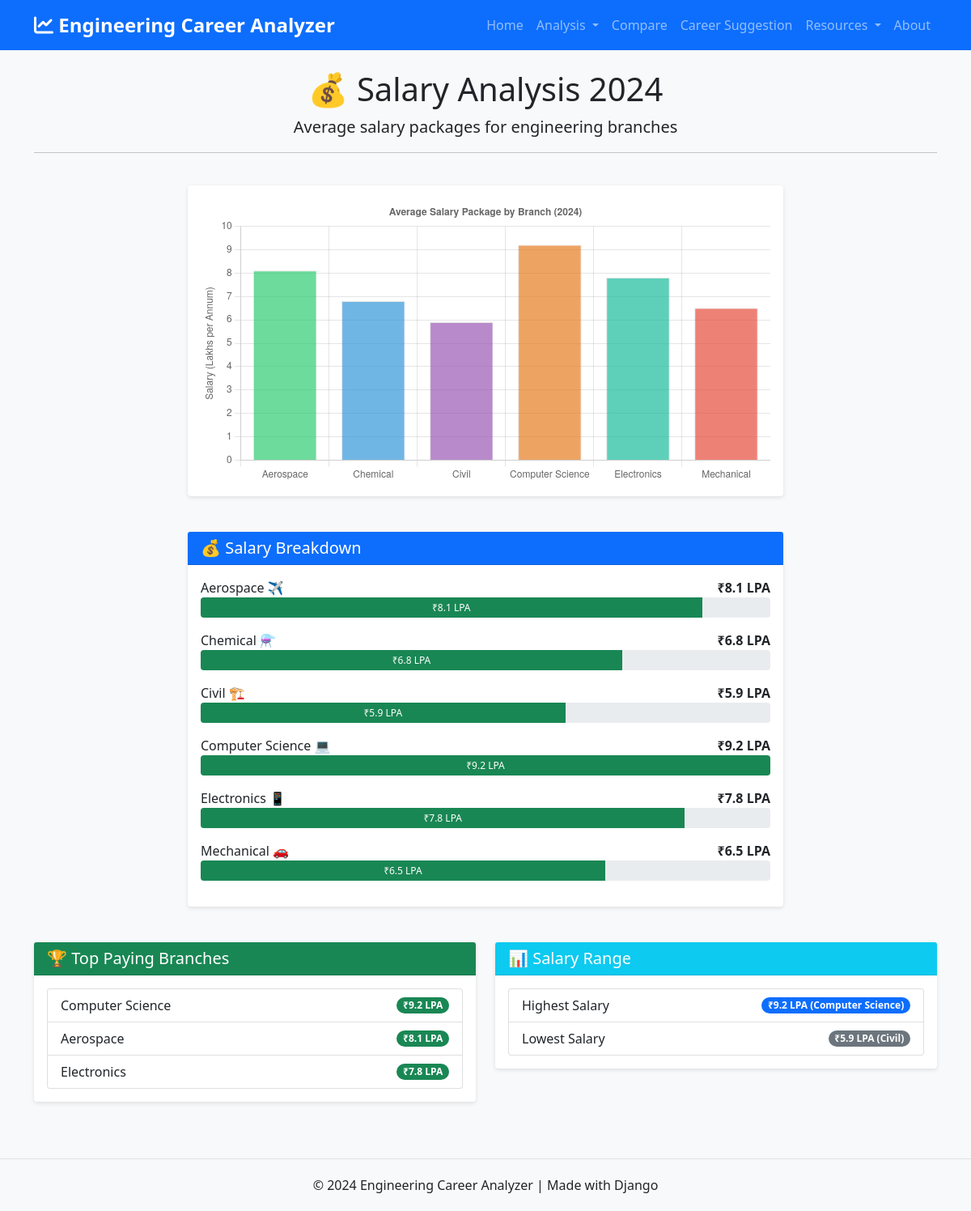
The page /salary/ on the database its author committed.
### analyzer/models.py (models this page shows, shortened)
class EngineeringBranch(models.Model):
    name = models.CharField(max_length=100, unique=True)
    code = models.CharField(max_length=10, unique=True)
    description = models.TextField(blank=True, default="")
    placement_2024 = models.IntegerField(default=0)
    placement_2026 = models.IntegerField(default=0)
    salary_2024 = models.FloatField(default=0.0)
    future_trends = models.TextField(blank=True, default="")
    future_skills = models.TextField(blank=True, default="")
    icon = models.CharField(max_length=10, default="📚")
    created_at = models.DateTimeField(auto_now_add=True)
    updated_at = models.DateTimeField(auto_now=True)
    class Meta:
        ordering = ['name']
    def placement_growth(self):
        return self.placement_2026 - self.placement_2024

### analyzer/views.py (the view)
# urls.py: path('salary/', views.salary_analysis, name='salary'),
def salary_analysis(request):
    branches = EngineeringBranch.objects.all()
    chart_file = generate_salary_chart()
    growth_chart = generate_growth_chart()
    max_salary = max([b.salary_2024 for b in branches]) if branches else 1
    for branch in branches:
        branch.bar_length = int((branch.salary_2024 / max_salary) * 20)
        branch.bar = '█' * branch.bar_length
    context = {
        'branches': branches,
        'chart_file': chart_file,
        'growth_chart': growth_chart,
        'max_salary': max_salary,
    }
    return render(request, 'analyzer/salary_analysis.html', context)

### analyzer/templates/analyzer/salary_analysis.html (shortened to what this page needs)
{% extends 'analyzer/base.html' %}
{% block content %}
<div class="row mb-4">
    <div class="col-12">
        <h1 class="text-center">💰 Salary Analysis 2024</h1>
        <p class="lead text-center">Average salary packages for engineering branches</p>
        <hr>
    </div>
</div>
<div class="row">
    <div class="col-md-8 mx-auto">
        <div class="card">
            <div class="card-body">
                <canvas id="salaryChart"></canvas>
            </div>
        </div>
    </div>
</div>
<div class="row mt-4">
    <div class="col-md-8 mx-auto">
        <div class="card">
            <div class="card-header bg-primary text-white">
                <h5 class="mb-0">💰 Salary Breakdown</h5>
            </div>
            <div class="card-body">
                {% for branch in branches %}
                <div class="mb-3">
                    <div class="d-flex justify-content-between">
                        <span>{{ branch.name }} {{ branch.icon }}</span>
                        <span class="fw-bold">₹{{ branch.salary_2024 }} LPA</span>
                    </div>
                    <div class="progress" style="height: 25px;">
                        <div class="progress-bar bg-success"
                             role="progressbar"
                             style="width: {% widthratio branch.salary_2024 max_salary 100 %}%;"
                             aria-valuenow="{{ branch.salary_2024 }}"
                             aria-valuemin="0"
                             aria-valuemax="{{ max_salary }}">
                            ₹{{ branch.salary_2024 }} LPA
                        </div>
                    </div>
                </div>
                {% endfor %}
            </div>
        </div>
    </div>
</div>
<div class="row mt-4">
    <div class="col-md-6">
        <div class="card">
            <div class="card-header bg-success text-white">
                <h5 class="mb-0">🏆 Top Paying Branches</h5>
            </div>
            <div class="card-body">
                <ul class="list-group">
                    {% with top_salaries=branches|dictsortreversed:"salary_2024" %}
                        {% for branch in top_salaries|slice:":3" %}
                        <li class="list-group-item d-flex justify-content-between align-items-center">
                            {{ branch.name }}
                            <span class="badge bg-success rounded-pill">₹{{ branch.salary_2024 }} LPA</span>
                        </li>
                        {% endfor %}
                    {% endwith %}
                </ul>
            </div>
        </div>
    </div>
    <div class="col-md-6">
        <div class="card">
            <div class="card-header bg-info text-white">
                <h5 class="mb-0">📊 Salary Range</h5>
            </div>
            <div class="card-body">
                <ul class="list-group">
                    <li class="list-group-item d-flex justify-content-between align-items-center">
                        Highest Salary
                        <span class="badge bg-primary rounded-pill">
                            {% with max_salary=branches|dictsortreversed:"salary_2024"|first %}
                                ₹{{ max_salary.salary_2024 }} LPA ({{ max_salary.name }})
                            {% endwith %}
                        </span>
                    </li>
                    <li class="list-group-item d-flex justify-content-between align-items-center">
                        Lowest Salary
                        <span class="badge bg-secondary rounded-pill">
                            {% with min_salary=branches|dictsort:"salary_2024"|first %}
                                ₹{{ min_salary.salary_2024 }} LPA ({{ min_salary.name }})
                            {% endwith %}
                        </span>
                    </li>
                </ul>
            </div>
        </div>
    </div>
</div>
{% endblock %}
{% block extra_js %}
<script>
document.addEventListener('DOMContentLoaded', function() {
    // Get the canvas element
    const ctx = document.getElementById('salaryChart').getContext('2d');
    // Create arrays from Django template - FIXED SYNTAX
    const branches = [
        {% for branch in branches %}
            '{{ branch.name }}'{% if not forloop.last %},{% endif %}
        {% endfor %}
    ];
    const salaries = [
        {% for branch in branches %}
            {{ branch.salary_2024 }}{% if not forloop.last %},{% endif %}
        {% endfor %}
    ];
    // Colors for the bars
    const colors = [
        'rgba(46, 204, 113, 0.7)',
        'rgba(52, 152, 219, 0.7)',
        'rgba(155, 89, 182, 0.7)',
        'rgba(230, 126, 34, 0.7)',
        'rgba(26, 188, 156, 0.7)',
        'rgba(231, 76, 60, 0.7)'
    ];
    // Create the chart
    new Chart(ctx, {
        type: 'bar',
        data: {
            labels: branches,
            datasets: [{
                label: 'Salary (LPA)',
                data: salaries,
                backgroundColor: colors.slice(0, branches.length),
                borderColor: 'rgba(0, 0, 0, 0.1)',
                borderWidth: 1
            }]
        },
        options: {
            responsive: true,
            plugins: {
                title: {
                    display: true,
                    text: 'Average Salary Package by Branch (2024)'
                },
                legend: {
                    display: false
                }
            },
            scales: {
                y: {
                    beginAtZero: true,
                    title: {
                        display: true,
                        text: 'Salary (Lakhs per Annum)'
                    }
                }
            }
        }
    });
});
</script>
{% endblock %}

### analyzer/templates/analyzer/base.html (style rules this page uses)
body { font-family: 'Segoe UI', Tahoma, Geneva, Verdana, sans-serif; background-color: #f8f9fa; }
.card { transition: transform 0.3s, box-shadow 0.3s; border: none; box-shadow: 0 2px 5px rgba(0,0,0,0.1); margin-bottom: 20px; }

### rows shown on the page
EngineeringBranch: name "Aerospace", icon "✈️", salary_2024 "8.1"
EngineeringBranch: name "Chemical", icon "⚗️", salary_2024 "6.8"
EngineeringBranch: name "Civil", icon "🏗️", salary_2024 "5.9"
EngineeringBranch: name "Computer Science", icon "💻", salary_2024 "9.2"
EngineeringBranch: name "Electronics", icon "📱", salary_2024 "7.8"
EngineeringBranch: name "Mechanical", icon "🚗", salary_2024 "6.5"

### other values the page prints
chart data {{ branch.name }} Aerospace, Chemical, Civil, Computer Science, Electronics, Mechanical
chart data {{ branch.salary_2024 }} 8.1, 6.8, 5.9, 9.2, 7.8, 6.5
